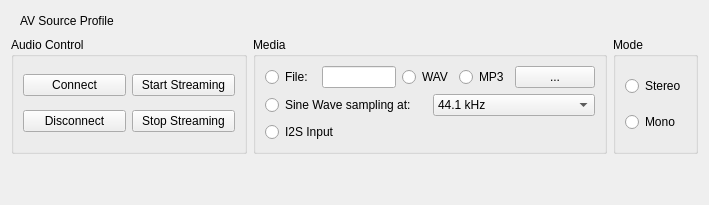
          <widget class="QWidget" name="tabAVSRC">
           <attribute name="title">
            <string>AV Source</string>
           </attribute>
           <layout class="QGridLayout" name="gridLayout_3" rowstretch="0,0,0" columnstretch="2,3,0">
            <item row="2" column="0">
             <spacer name="verticalSpacer">
              <property name="orientation">
               <enum>Qt::Vertical</enum>
              </property>
              <property name="sizeHint" stdset="0">
               <size>
                <width>20</width>
                <height>40</height>
               </size>
              </property>
             </spacer>
            </item>
            <item row="1" column="0">
             <widget class="QGroupBox" name="groupBox_5">
              <property name="title">
               <string>Audio Control</string>
              </property>
              <layout class="QGridLayout" name="gridLayout_4">
               <property name="bottomMargin">
                <number>9</number>
               </property>
               <item row="0" column="0">
                <widget class="QPushButton" name="btnConnectAudio">
                 <property name="text">
                  <string>Connect</string>
                 </property>
                </widget>
               </item>
               <item row="0" column="1">
                <widget class="QPushButton" name="btnStartAudio">
                 <property name="text">
                  <string>Start Streaming</string>
                 </property>
                </widget>
               </item>
               <item row="1" column="0">
                <widget class="QPushButton" name="btnDisconnectAudio">
                 <property name="text">
                  <string>Disconnect</string>
                 </property>
                </widget>
               </item>
               <item row="1" column="1">
                <widget class="QPushButton" name="btnStopAudio">
                 <property name="text">
                  <string>Stop Streaming</string>
                 </property>
                </widget>
               </item>
              </layout>
             </widget>
            </item>
            <item row="1" column="2">
             <widget class="QGroupBox" name="groupBox_3">
              <property name="title">
               <string>Mode</string>
              </property>
              <layout class="QVBoxLayout" name="verticalLayout_8">
               <item>
                <widget class="QRadioButton" name="rbAudioModeSterio">
                 <property name="text">
                  <string>Stereo</string>
                 </property>
                </widget>
               </item>
               <item>
                <widget class="QRadioButton" name="rbAudioModeMono">
                 <property name="text">
                  <string>Mono</string>
                 </property>
                </widget>
               </item>
              </layout>
             </widget>
            </item>
            <item row="0" column="0">
             <layout class="QHBoxLayout" name="horizontalLayout_12">
              <property name="leftMargin">
               <number>9</number>
              </property>
              <property name="rightMargin">
               <number>9</number>
              </property>
              <item>
               <widget class="QLabel" name="label_28">
                <property name="sizePolicy">
                 <sizepolicy hsizetype="Preferred" vsizetype="Preferred">
                  <horstretch>0</horstretch>
                  <verstretch>0</verstretch>
                 </sizepolicy>
                </property>
                <property name="text">
                 <string>AV Source Profile</string>
                </property>
               </widget>
              </item>
              <item>
               <spacer name="horizontalSpacer">
                <property name="orientation">
                 <enum>Qt::Vertical</enum>
                </property>
                <property name="sizeHint" stdset="0">
                 <size>
                  <width>40</width>
                  <height>20</height>
                 </size>
                </property>
               </spacer>
              </item>
             </layout>
            </item>
            <item row="1" column="1">
             <widget class="QGroupBox" name="groupBox_4">
              <property name="title">
               <string>Media</string>
              </property>
              <layout class="QVBoxLayout" name="verticalLayout_7">
               <property name="bottomMargin">
                <number>9</number>
               </property>
               <item>
                <layout class="QHBoxLayout" name="horizontalLayout_13">
                 <item>
                  <widget class="QRadioButton" name="rbAudioSrcFile">
                   <property name="text">
                    <string>File: </string>
                   </property>
                  </widget>
                 </item>
                 <item>
                  <widget class="QLineEdit" name="edAudioFile"/>
                 </item>
                 <item>
                  <widget class="QRadioButton" name="rbAudioFileFormatWav">
                   <property name="text">
                    <string>WAV</string>
                   </property>
                   <attribute name="buttonGroup">
                    <string notr="true">buttonGroup</string>
                   </attribute>
                  </widget>
                 </item>
                 <item>
                  <widget class="QRadioButton" name="rbAudioFileFormatMp3">
                   <property name="text">
                    <string>MP3</string>
                   </property>
                   <attribute name="buttonGroup">
                    <string notr="true">buttonGroup</string>
                   </attribute>
                  </widget>
                 </item>
                 <item>
                  <widget class="QPushButton" name="btnFindAudioFile">
                   <property name="text">
                    <string>...</string>
                   </property>
                  </widget>
                 </item>
                </layout>
               </item>
               <item>
                <layout class="QHBoxLayout" name="horizontalLayout_14">
                 <item>
                  <widget class="QRadioButton" name="rbAudioSrcSine">
                   <property name="text">
                    <string>Sine Wave sampling at:</string>
                   </property>
                  </widget>
                 </item>
                 <item>
                  <widget class="QComboBox" name="cbSineFreq">
                   <item>
                    <property name="text">
                     <string>44.1 kHz</string>
                    </property>
                   </item>
                   <item>
                    <property name="text">
                     <string>48 kHz</string>
                    </property>
                   </item>
                  </widget>
                 </item>
                </layout>
               </item>
               <item>
                <layout class="QHBoxLayout" name="horizontalLayout_4">
                 <item>
                  <widget class="QRadioButton" name="rbAudioSrcI2S">
                   <property name="text">
                    <string>I2S Input</string>
                   </property>
                  </widget>
                 </item>
                </layout>
               </item>
              </layout>
             </widget>
            </item>
           </layout>
          </widget>
